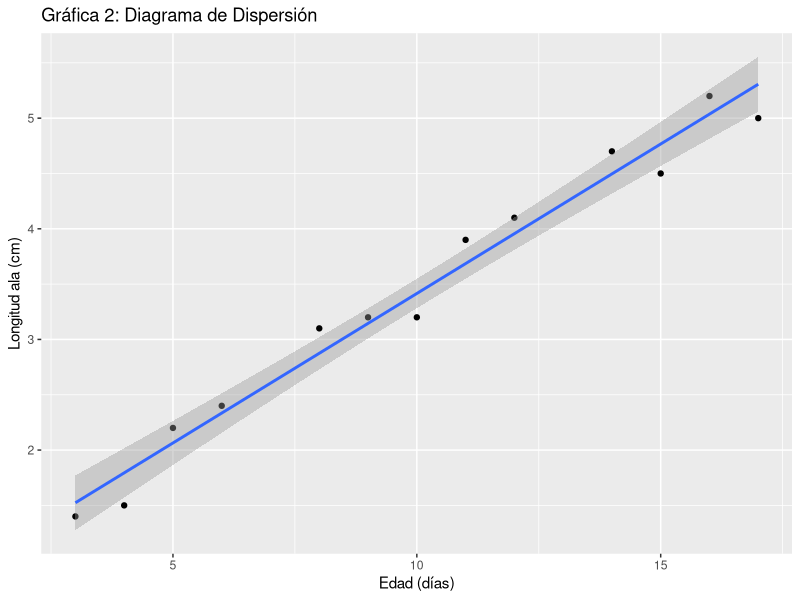
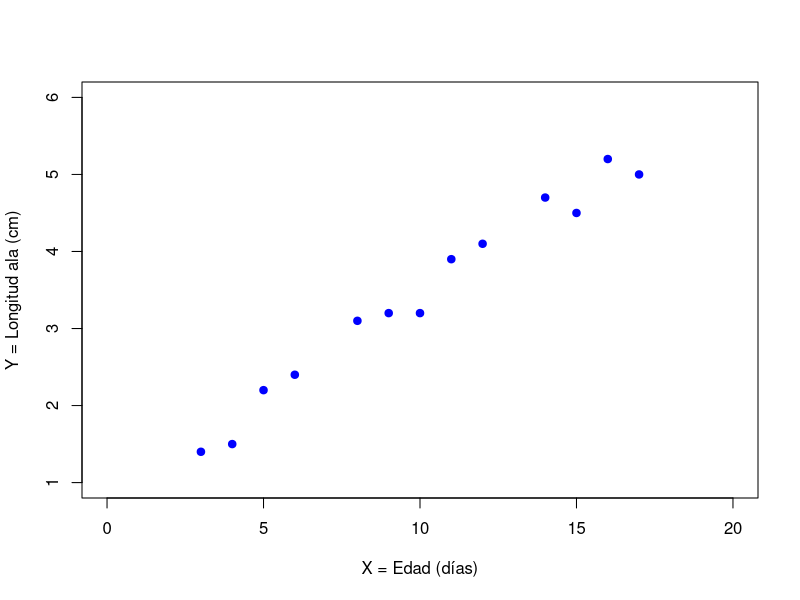
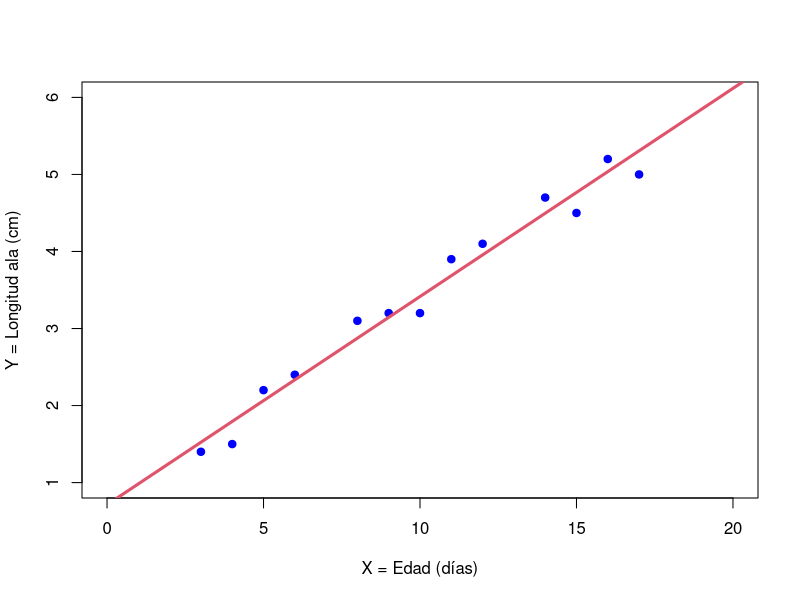

Source code (R) for these figures, in order:
## ---- chunk 1
knitr::opts_chunk$set(echo = TRUE)
## ---- chunk 2
#------------------------------------------------------------
#       Análisis de caso de estudio 2 - Correlación
#------------------------------------------------------------

#llamamos al conjunto de datos
library(readxl)
data2 <- read_excel("data2.xlsx")
View(data2)

#realizamos el diagrama de dispersión
library(ggplot2)
ggplot(data2, aes(x=X, y=Y)) + geom_point() + ggtitle("Gráfica 2: Diagrama de Dispersión") + xlab("Edad (días)") + ylab("Longitud ala (cm)") + geom_smooth(method=lm)

plot(data2, xlab = "X = Edad (días)", ylab = "Y = Longitud ala (cm)", xlim = c(0, 20), ylim = c(1, 6), pch = 19, col = "blue")

#calculamos la covarianza
covarianza= cov(data2)
covarianza

#calculamos el coeficiente de correlación de Pearson
r=cor(data2)
r

library(psych)
psych::corr.test(data2, use = "complete")

#Prueba para el coeficiente de correlación

cor.test(data2$X,data2$Y, method = c("pearson"), conf.level = 0.95)

#------------------------------------------------------------
#       Análisis de caso - Regresión Lineal
#------------------------------------------------------------
# ( y ~ x )
modeloR <- lm( Y ~ X, data = data2)
modeloR

# para ver el resumen del modelo
summary( modeloR )

plot(data2$X, data2$Y, xlab = "X = Edad (días)", ylab = "Y = Longitud ala (cm)", xlim = c(0, 20), ylim = c(1, 6), pch = 19, col = "blue")
abline(modeloR, col = 2, lwd = 3) #añadir la recta de regresión


#ANOVA para el modelo
anova(modeloR)

#--------------------------------------------------------------------------------------------------------------
#Diagnóstico del modelo. Normalidad de los residuos, homogeneidad de varianzas e incorrelación de los residuos
#--------------------------------------------------------------------------------------------------------------

# valores ajustados
data2$fitted.modeloR <- fitted( modeloR ) 

# residuos
data2$dresiduals.modeloR <- residuals( modeloR ) 

# residuos estudentizados
data2$rstudent.modeloR <- rstudent( modeloR ) 

#Normalidad de los residuos
shapiro.test( data2$rstudent.modeloR )

#Homogeneidad de varianzas - Comprobar la homocedasticidad para los residuos estudentizados del modelo ajustado
library(lmtest)
bptest( modeloR )

#Incorrelación de los residuos

dwtest( X ~ Y, 
        alternative = "two.sided", 
        data = data2)
